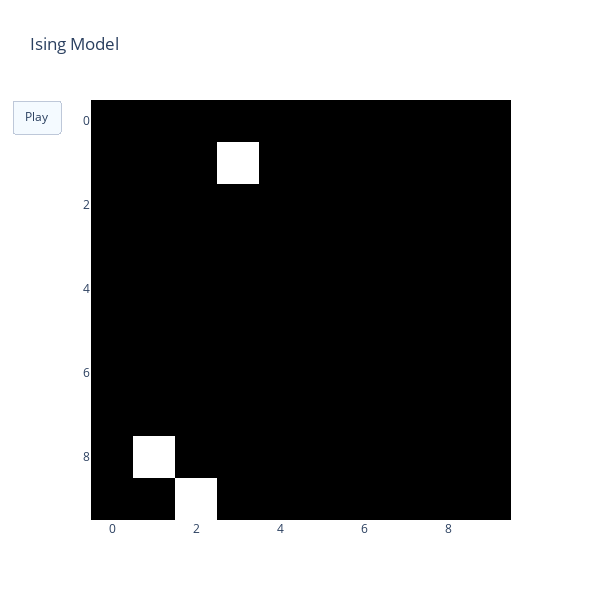

Source (notebook cell):
### Code cell
fig.show()

### Figure 1 — Plotly figure (JSON) as saved in the notebook; plotly's stock layout.template omitted (floating-point values rounded to 4 significant figures; data arrays with more than 128 entries replaced by an {"elided": "..."} marker saying what was removed)
{"data": [{"type": "image", "z": {"elided": "10x10x3 int values"}}], "layout": {"height": 600, "title": {"text": "Ising Model"}, "updatemenus": [{"buttons": [{"args": [null], "label": "Play", "method": "animate"}], "type": "buttons"}], "width": 600}}
